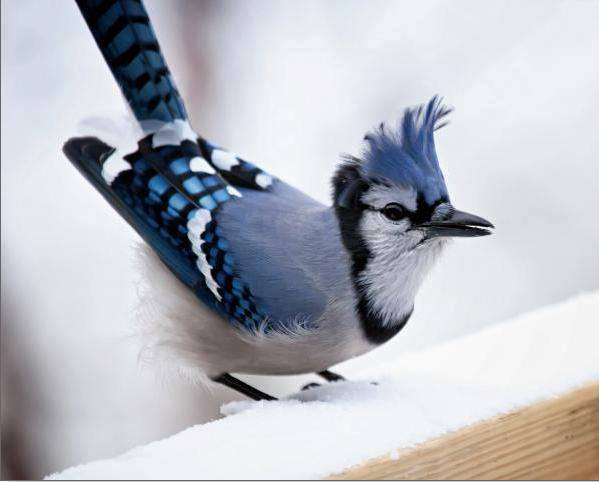
#> input picture images/bird.jpg, 599 x 482 px, given in place of bird.jpeg, which was not available
$ jupyter execute 'CannyTrial v2.ipynb'   (shell and % lines are left out)   (text cells are left out)
#> lines starting #> are read from the running program, lines starting #| are printed output that depends on the picture; after the words box and inside, x2 and y2 are one past the last pixel; in counts of white or black regions, pixels touching at a corner belong together; pictures that were not available may be replaced by others from this repository, and a replacement may not be noted
#> further down, img1 is the input picture: shape (482, 599, 3); mean R, G, B 184.2, 185.7, 193.3
[cell 1]
import numpy as np
import skimage as ski
from scipy.ndimage import gaussian_filter
from skimage import io
import matplotlib.pyplot as plt
from skimage.color import rgb2gray, rgba2rgb

[cell 2]
def canny_edge_detection(image, sigma=2.0, low_threshold=50, high_threshold=150):
    # Convert the image to grayscale
#> called with sigma = 3, low_threshold = 2, high_threshold = 5
    gray_image = rgb2gray(image)  # modified
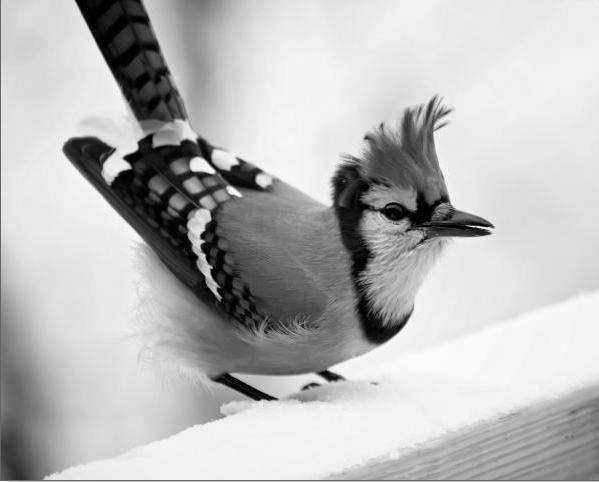
#> gray_image: shape (482, 599) float64; min 0, max 0.999, mean 0.729

    # Apply Gaussian smoothing to reduce noise
    smoothed_image = ski.filters.gaussian(gray_image,sigma)

    # Compute gradients using Sobel filters
    gradient_x = np.gradient(smoothed_image, axis=1)
    gradient_y = np.gradient(smoothed_image, axis=0)
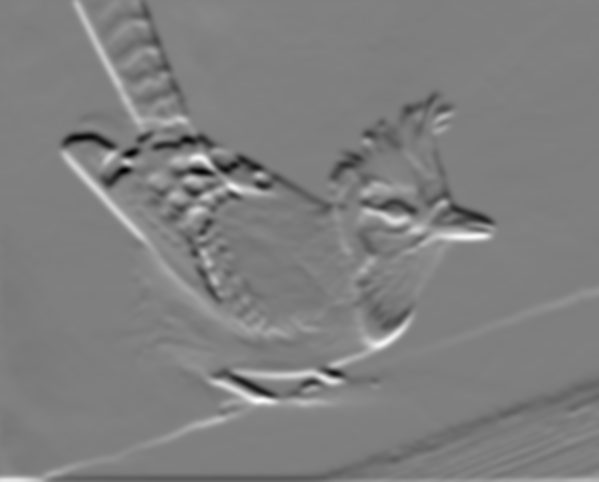
#> gradient_y: shape (482, 599) float64; min -0.102, max 0.101, mean -6.36e-05; drawn with min black and max white

    # Compute gradient magnitude and direction
    gradient_magnitude = np.sqrt(gradient_x**2 + gradient_y**2)
    gradient_direction = np.arctan2(gradient_y, gradient_x)
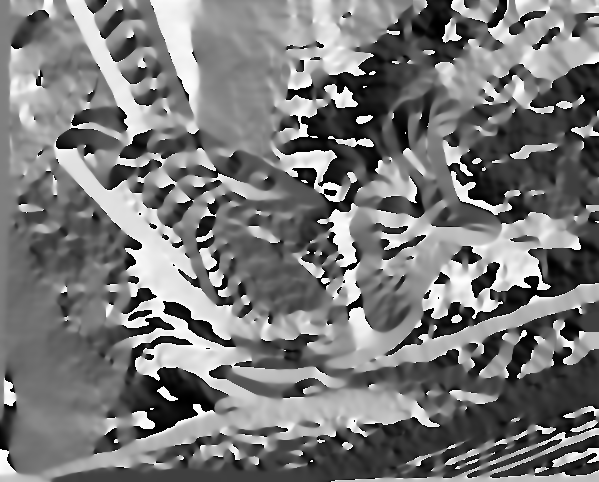
#> gradient_direction: shape (482, 599) float64; min -3.14, max 3.14, mean -0.155; drawn with min black and max white

    # Apply non-maximum suppression to thin the edges
    suppressed_image = np.zeros_like(gradient_magnitude)

    for i in range(1, gradient_magnitude.shape[0] - 1):
        for j in range(1, gradient_magnitude.shape[1] - 1):
            angle = gradient_direction[i, j]
            if (0 <= angle < np.pi/8) or (7*np.pi/8 <= angle <= np.pi):
                q = gradient_magnitude[i, j+1]
                r = gradient_magnitude[i, j-1]
            elif (np.pi/8 <= angle < 3*np.pi/8):
                q = gradient_magnitude[i+1, j-1]
                r = gradient_magnitude[i-1, j+1]
            elif (3*np.pi/8 <= angle < 5*np.pi/8):
                q = gradient_magnitude[i+1, j]
                r = gradient_magnitude[i-1, j]
            else:
                q = gradient_magnitude[i-1, j-1]
                r = gradient_magnitude[i+1, j+1]
            if gradient_magnitude[i, j] >= q and gradient_magnitude[i, j] >= r:
                suppressed_image[i, j] = gradient_magnitude[i, j]
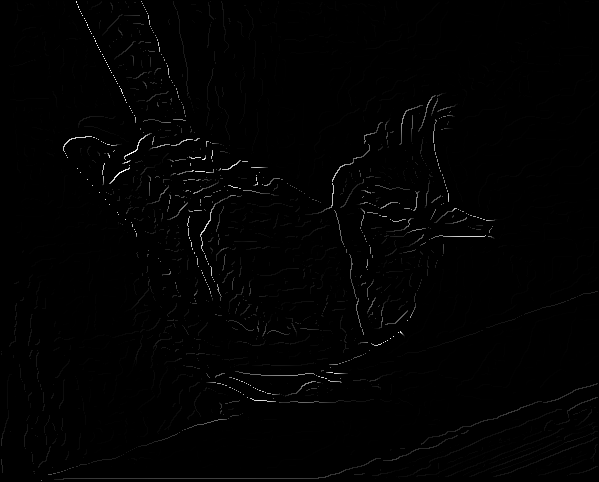
#> suppressed_image: shape (482, 599) float64; min 0, max 0.114, mean 0.000897; drawn with min black and max white

    suppressed_image = suppressed_image * 255  # modified

    # Apply hysteresis thresholding to detect edges
    edges = np.zeros_like(suppressed_image)
    strong_edges = suppressed_image > high_threshold
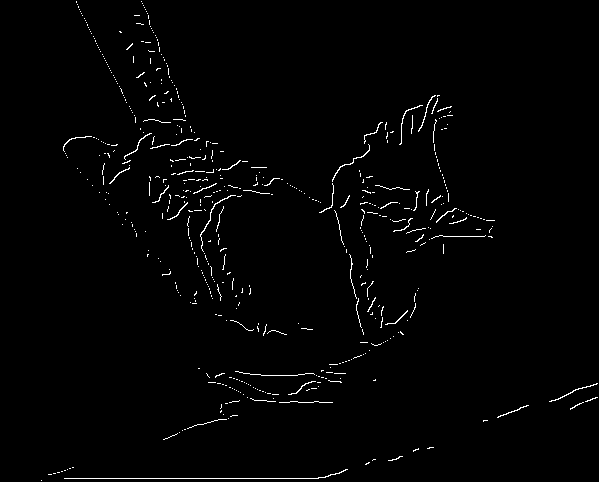
#> strong_edges: shape (482, 599) bool; 1.4% white in thin lines or dots
    edges[strong_edges] = 255

    weak_edges = (suppressed_image >= low_threshold) & (suppressed_image <= high_threshold)
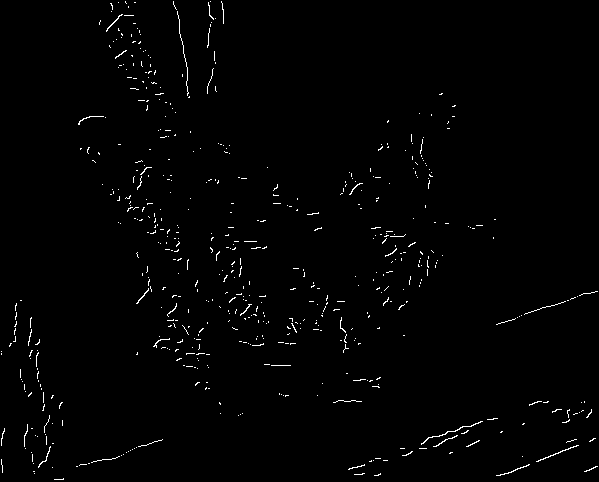
#> weak_edges: shape (482, 599) bool; 1.1% white in thin lines or dots
    max_iter = 50 # modified
    while (np.sum(weak_edges) > 0 and max_iter > 0): # modified
        max_iter -= 1
        weak_edges_coords = np.argwhere(weak_edges)
        i, j = weak_edges_coords[0]
        edges[i, j] = 255
        weak_edges[i, j] = False
        neighbors = weak_edges[max(0, i-1):min(i+2, weak_edges.shape[0]), max(0, j-1):min(j+2, weak_edges.shape[1])]
        if np.sum(neighbors) > 0:
            weak_edges[np.where(neighbors)] = True
#> this loop made 50 passes
#> (max_iter, i, j) on passes 1 to 12: (49, 1, 125), (48, 1, 173), (47, 1, 210), (46, 1, 221), (45, 2, 1), (44, 2, 118), (43, 2, 125), (42, 2, 2), (41, 2, 134), (40, 1, 2), (39, 2, 135), (38, 2, 173)
#> edges: shape (482, 599) float64; 1.4% white in thin lines or dots
#> weak_edges: shape (482, 599) bool; 1.1% white in thin lines or dots
#> after the loop, max_iter = 0

    return edges

[cell 3]
def plot_images_side_by_side(img1, img2, label1="Origianl Image", label2 = "Image Edges"):
    # Create a figure with two subplots
#> called with label1 = 'Origianl Image', label2 = 'Image Edges'
    fig, axes = plt.subplots(1, 2, figsize=(15, 5))

    # Plot the first image on the first subplot
    axes[0].imshow(img1, cmap='gray')
    axes[0].set_title(label1)

    # Plot the second image on the second subplot
    axes[1].imshow(img2, cmap='gray')
    axes[1].set_title(label2)

    # Show the plot
    plt.tight_layout()
    plt.show()

[cell 4]
# read image
img1 = io.imread("bird.jpeg")

[cell 5]
img_edges = canny_edge_detection(img1, 3, 2, 5)

[cell 6]
plot_images_side_by_side(img1, img_edges)

[cell 7]
img2 = rgba2rgb(io.imread("lane.png"))
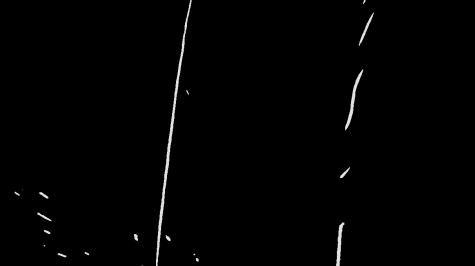
#> input picture images/lane.png, 475 x 266 px, found by its file name
#> img2: shape (266, 475, 3) float64; min 0, max 0.886, mean 0.00866

[cell 8]
img_edges = canny_edge_detection(img2, 4, 3, 5)
#> call 2 of canny_edge_detection, with sigma = 4, low_threshold = 3, high_threshold = 5
#> in canny_edge_detection (call 2), `gradient_direction = np.arctan2(gradient_y, gradient_x)`:
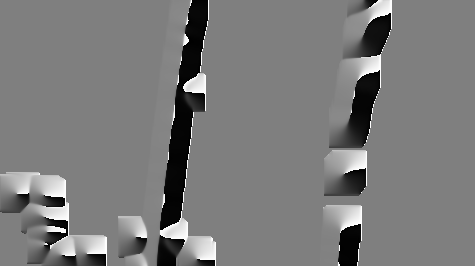
#> gradient_direction: shape (266, 475) float64; min -3.14, max 3.14, mean -0.111; drawn with min black and max white
#> after the loop in canny_edge_detection (call 2), `for i in range(1, gradient_magnitude.shape[0] - 1):`:
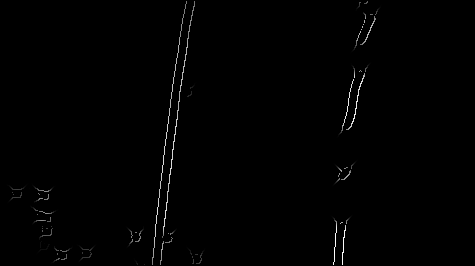
#> suppressed_image: shape (266, 475) float64; min 0, max 0.0424, mean 0.000268; drawn with min black and max white
#> in canny_edge_detection (call 2), `strong_edges = suppressed_image > high_threshold`: strong_edges: shape (266, 475) bool; 0.74% white in thin lines or dots, all inside (x1, y1, x2, y2) = (39, 2, 376, 265)
#> in canny_edge_detection (call 2), `weak_edges = (suppressed_image >= low_threshold) & (suppressed_image <..`:
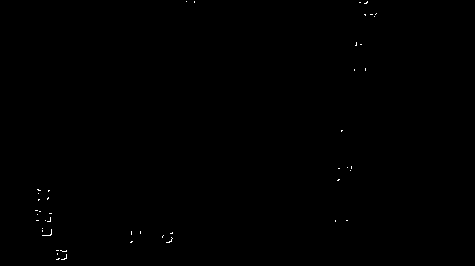
#> weak_edges: shape (266, 475) bool; 0.13% white in thin lines or dots, all inside (x1, y1, x2, y2) = (35, 1, 377, 260)
#> the loop in canny_edge_detection (call 2), `while (np.sum(weak_edges) > 0 and max_iter > 0):` made 50 passes
#> (max_iter, i, j) on passes 1, 2, 3, 5, 6, 7, 8, 9, 10, 11, 12, 14: (49, 1, 186), (48, 1, 194), (47, 1, 367), (45, 1, 1), (44, 2, 1), (43, 2, 194), (42, 2, 359), (41, 1, 2), (40, 2, 360), (39, 2, 366), (38, 1, 2), (36, 1, 1)
#> (max_iter, i, j, neighbors) on passes 4, 13, 17, 24: (46, 2, 0, [[False, False], [False, True], [False, False]]), (37, 2, 0, [[False, False], [False, True], [False, False]]), (33, 2, 0, [[False, False], [False, False], [False, False]]), (26, 2, 0, [[False, False], [False, False], [False, False]])
#> after the loop in canny_edge_detection (call 2), `while (np.sum(weak_edges) > 0 and max_iter > 0):`: edges: shape (266, 475) float64; 0.76% white in thin lines or dots, all inside (x1, y1, x2, y2) = (0, 1, 377, 265)
#> after the loop in canny_edge_detection (call 2), `while (np.sum(weak_edges) > 0 and max_iter > 0):`: weak_edges: shape (266, 475) bool; 0.12% white in thin lines or dots, all inside (x1, y1, x2, y2) = (1, 2, 376, 260)

[cell 9]
plot_images_side_by_side(img2, img_edges)
